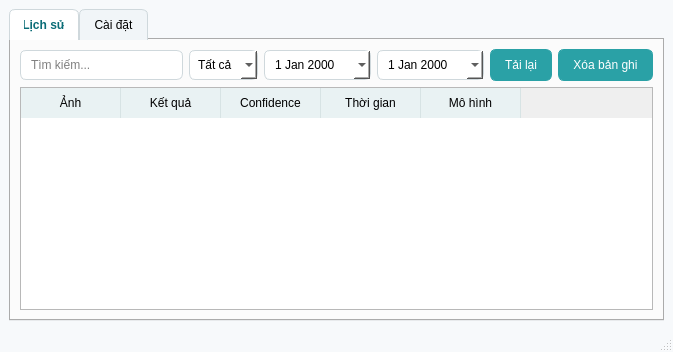
<?xml version="1.0" encoding="UTF-8"?>
<ui version="4.0">
 <class>MainWindow_HistorySettings</class>
 <widget class="QMainWindow" name="MainWindow_HistorySettings">
  <property name="geometry">
   <rect>
    <x>0</x>
    <y>0</y>
    <width>673</width>
    <height>352</height>
   </rect>
  </property>
  <property name="windowTitle">
   <string>Fruit ML - Lịch sử &amp; Cài đặt</string>
  </property>
  <property name="styleSheet">
   <string>
    * { font-family: &quot;Segoe UI&quot;; }
    QMainWindow { background: #f7f9fb; }
    QGroupBox { border: 1px solid #e1e5ea; border-radius: 8px; margin-top: 16px; }
    QGroupBox::title { subcontrol-origin: margin; subcontrol-position: top left; padding: 4px 8px; color: #0b6d77; font-weight: 600; }
    QPushButton { padding: 8px 14px; border-radius: 6px; border: 1px solid #2aa1a6; background: #2aa1a6; color: white; }
    QPushButton:hover { background: #238a8f; }
    QPushButton#btnLogout { background: #f44336; border-color: #f44336; }
    QLineEdit, QComboBox, QDateEdit, QTextEdit { border: 1px solid #cfd8dc; border-radius: 6px; padding: 6px 8px; background: white; }
    QTabBar::tab { padding: 8px 14px; border: 1px solid #cfd8dc; border-bottom: none; background: #f1f5f8; border-top-left-radius: 6px; border-top-right-radius: 6px; }
    QTabBar::tab:selected { background: white; color: #0b6d77; font-weight: 600; }
    QHeaderView::section { background:#e9f2f3; padding: 6px; border: none; border-right:1px solid #d7e3e4; }
    QTableView { gridline-color:#e3ecee; selection-background-color:#b2ebf2; selection-color:#003b40; }
    </string>
  </property>
  <widget class="QWidget" name="centralwidget">
   <layout class="QVBoxLayout" name="verticalLayout">
    <item>
     <widget class="QTabWidget" name="tabMain">
      <property name="currentIndex">
       <number>0</number>
      </property>
      <widget class="QWidget" name="tabHistory">
       <attribute name="title">
        <string>Lịch sử</string>
       </attribute>
       <layout class="QVBoxLayout" name="vlHistory">
        <item>
         <layout class="QHBoxLayout" name="layoutFilters">
          <item>
           <widget class="QLineEdit" name="txtSearchHistory">
            <property name="placeholderText">
             <string>Tìm kiếm...</string>
            </property>
           </widget>
          </item>
          <item>
           <widget class="QComboBox" name="comboLabelHistory">
            <item>
             <property name="text">
              <string>Tất cả</string>
             </property>
            </item>
            <item>
             <property name="text">
              <string>Good</string>
             </property>
            </item>
            <item>
             <property name="text">
              <string>Bad</string>
             </property>
            </item>
           </widget>
          </item>
          <item>
           <widget class="QDateEdit" name="dateFrom">
            <property name="calendarPopup">
             <bool>true</bool>
            </property>
           </widget>
          </item>
          <item>
           <widget class="QDateEdit" name="dateTo">
            <property name="calendarPopup">
             <bool>true</bool>
            </property>
           </widget>
          </item>
          <item>
           <widget class="QPushButton" name="btnReloadHistory">
            <property name="text">
             <string>Tải lại</string>
            </property>
           </widget>
          </item>
          <item>
           <widget class="QPushButton" name="btnDeleteHistory">
            <property name="text">
             <string>Xóa bản ghi</string>
            </property>
           </widget>
          </item>
         </layout>
        </item>
        <item>
         <widget class="QTableWidget" name="tblHistory">
          <column>
           <property name="text">
            <string>Ảnh</string>
           </property>
          </column>
          <column>
           <property name="text">
            <string>Kết quả</string>
           </property>
          </column>
          <column>
           <property name="text">
            <string>Confidence</string>
           </property>
          </column>
          <column>
           <property name="text">
            <string>Thời gian</string>
           </property>
          </column>
          <column>
           <property name="text">
            <string>Mô hình</string>
           </property>
          </column>
         </widget>
        </item>
       </layout>
      </widget>
      <widget class="QWidget" name="tabSettings">
       <attribute name="title">
        <string>Cài đặt</string>
       </attribute>
       <layout class="QGridLayout" name="gridSettings">
        <item row="0" column="0">
         <widget class="QLabel" name="lblUsername">
          <property name="text">
           <string>Username</string>
          </property>
         </widget>
        </item>
        <item row="0" column="1">
         <widget class="QLineEdit" name="txtUsername"/>
        </item>
        <item row="1" column="0">
         <widget class="QLabel" name="lblEmail">
          <property name="text">
           <string>Email</string>
          </property>
         </widget>
        </item>
        <item row="1" column="1">
         <widget class="QLineEdit" name="txtEmail"/>
        </item>
        <item row="2" column="0">
         <widget class="QLabel" name="lblOldPassword">
          <property name="text">
           <string>Mật khẩu cũ</string>
          </property>
         </widget>
        </item>
        <item row="2" column="1">
         <widget class="QLineEdit" name="txtOldPassword">
          <property name="echoMode">
           <enum>QLineEdit::Password</enum>
          </property>
         </widget>
        </item>
        <item row="3" column="0">
         <widget class="QLabel" name="lblNewPassword">
          <property name="text">
           <string>Mật khẩu mới</string>
          </property>
         </widget>
        </item>
        <item row="3" column="1">
         <widget class="QLineEdit" name="txtNewPassword">
          <property name="echoMode">
           <enum>QLineEdit::Password</enum>
          </property>
         </widget>
        </item>
        <item row="4" column="0">
         <widget class="QLabel" name="lblConfirmNewPassword">
          <property name="text">
           <string>Nhập lại mật khẩu mới</string>
          </property>
         </widget>
        </item>
        <item row="4" column="1">
         <widget class="QLineEdit" name="txtConfirmNewPassword">
          <property name="echoMode">
           <enum>QLineEdit::Password</enum>
          </property>
         </widget>
        </item>
        <item row="6" column="0" colspan="2">
         <widget class="QPushButton" name="btnLogout">
          <property name="text">
           <string>Đăng xuất</string>
          </property>
         </widget>
        </item>
        <item row="5" column="0" colspan="2">
         <widget class="QPushButton" name="btnUpdateProfile">
          <property name="text">
           <string>Cập nhật hồ sơ</string>
          </property>
         </widget>
        </item>
       </layout>
      </widget>
     </widget>
    </item>
   </layout>
  </widget>
  <widget class="QStatusBar" name="statusbar"/>
 </widget>
 <resources/>
 <connections/>
</ui>
